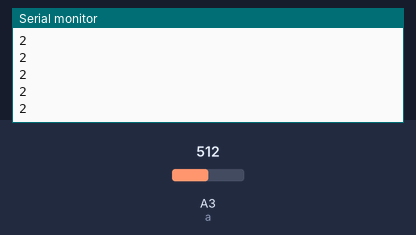
The sketch below on a simulated Arduino Uno, built with avr-gcc and run on an emulated ATmega328P. Shown: the last lines printed to the serial monitor. Inputs (shaded band) come from the test bench; at power-on: A3 (a) = 512.

Above: at 1.2 s.
1.3 s: A3 (a) set to 716
At 1.68 s:
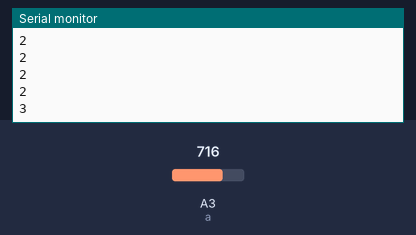
2.8 s: A3 (a) set to 900
At 2.93 s:
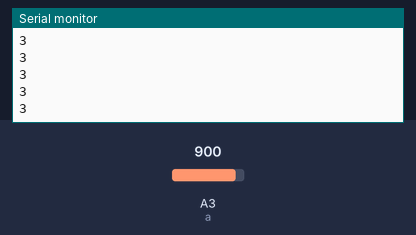
Timing chart, 0 to 5.8 s (numbered marks = the images above; inputs shaded):
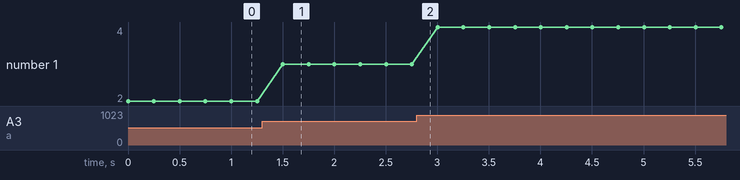

Measured:
- after the input at 1.3 s, the serial monitor: prints a new line after 0.20 s (image 1)
- plotted number 1: 2 → 3 after the input at 1.3 s, 3 → 4 after the input at 2.8 s

The sketch:

B10k.ino
```cpp
int a=A3;
int readVal;
int V2;
int dl=250;

void setup() {
  // put your setup code here, to run once:
Serial.begin(9600);
}

void loop() {
  // put your main code here, to run repeatedly:
readVal=analogRead(a);
V2=(5./1023.)*readVal;
Serial.println(V2);
delay (dl);
}
```
